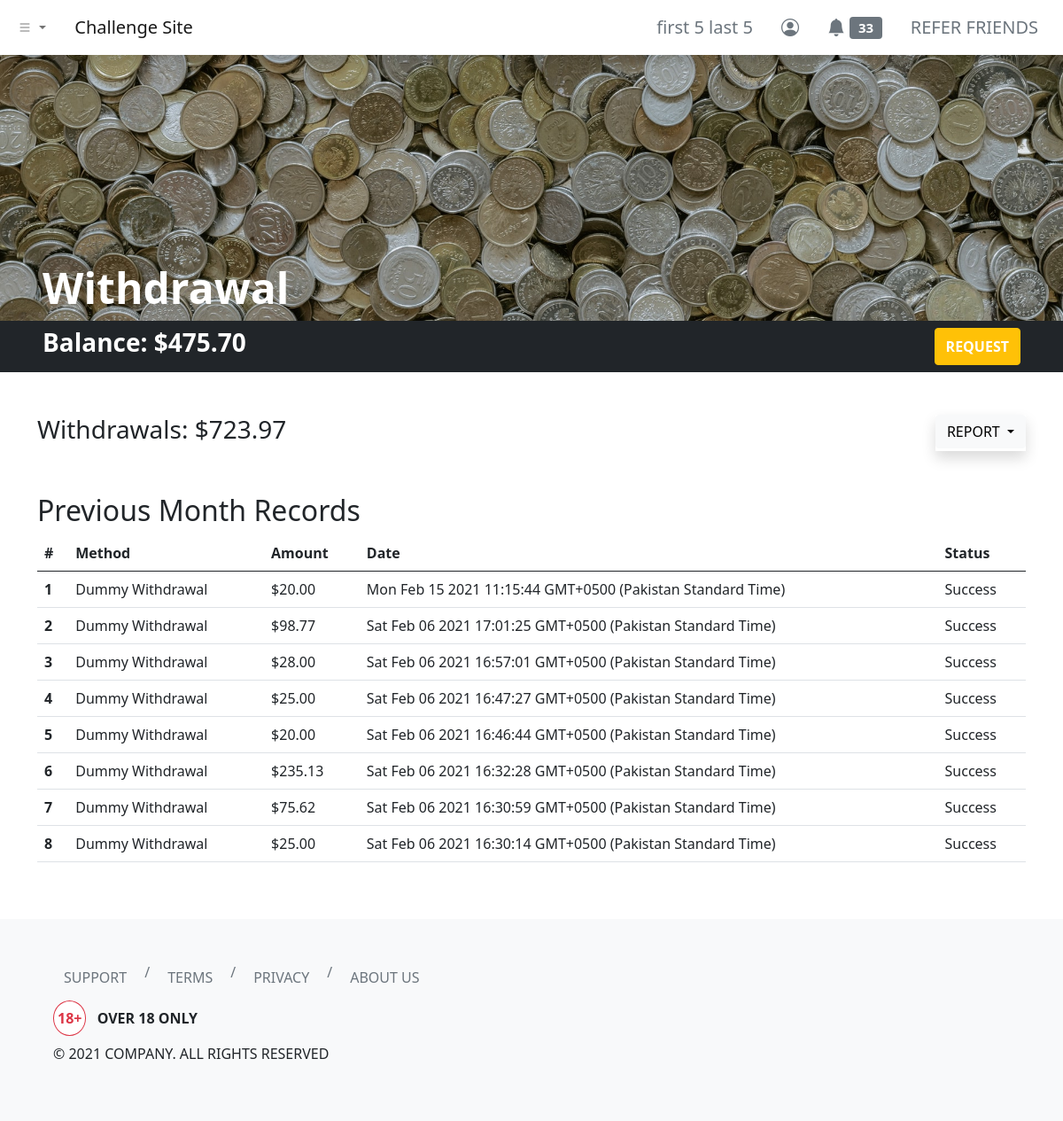
The page /dashboard/withdrawal/?report-filter=previous-month (signed in) on the database its author committed.
### tables this page shows
CREATE TABLE `users` (
  `id` int(11) NOT NULL,
  `username` varchar(255) NOT NULL,
  `first_name` varchar(255) NOT NULL,
  `last_name` varchar(255) NOT NULL,
  `email` varchar(255) NOT NULL,
  `user_password` varchar(255) NOT NULL,
  `balance` decimal(65,30) UNSIGNED NOT NULL DEFAULT 0.000000000000000000000000000000,
  `skill_points` int(11) NOT NULL
);

CREATE TABLE `withdrawal_log` (
  `withdrawal_id` int(11) NOT NULL,
  `withdrawal_by` int(11) NOT NULL,
  `method` varchar(255) NOT NULL,
  `amount` decimal(65,30) UNSIGNED NOT NULL,
  `withdrawal_status` varchar(255) NOT NULL,
  `client_date` varchar(255) NOT NULL,
  `server_timestamp` timestamp NOT NULL DEFAULT current_timestamp()
);

### php-apis/clean-input.php (called while the page is built)
<?php
function clean_input($data)
{
    $data = trim($data);
    $data = stripslashes($data);
    $data = htmlspecialchars($data);
    return $data;
}

### dashboard/withdrawal/index.php (the view, shortened to what this page needs)
<?php
include '../../header.php';
?>
<link rel="stylesheet" href="./index.css">
<div class="hero bg-dark d-flex align-items-end px-5">
    <h1 class="text-white display-5 fw-bold">Withdrawal</h1>
</div>
<div class="container-fluid bg-dark py-2 px-5">
    <div class="row">
        <div class="col d-flex justify-content-between">
            <h3 class="text-white fw-bold">Balance:
                <?php
                include_once '../../php-apis/db-config.php';
                include_once '../../php-apis/clean-input.php';
                $user_id = $_SESSION['id'];
                $sql3 = "SELECT * FROM users WHERE id=$user_id";
                $result3 = mysqli_query($conn, $sql3);
                if (mysqli_num_rows($result3) > 0) {
                    while ($row3 = mysqli_fetch_assoc($result3)) {
                        echo '$' . number_format($row3['balance'], 2, '.', '');
                    }
                } else {
                    header("Location: ../../php-apis/logout.php");
                    die();
                }
                ?>
            </h3>
            <button type="button" class="btn btn-warning text-uppercase text-white fw-bold" data-bs-toggle="modal" data-bs-target="#withdrawalModal">
                Request
            </button>
        </div>
    </div>
</div>
<div class="container my-5">
    <div class="row">
        <div class="col">
            <h3>Withdrawals:
                <?php
                $sql = "SELECT SUM(amount) AS withdrawalSum FROM withdrawal_log WHERE withdrawal_by = $user_id";
                $result = mysqli_query($conn, $sql);
                if (mysqli_num_rows($result) > 0) {
                    while ($row = mysqli_fetch_assoc($result)) {
                        echo '$' . number_format($row['withdrawalSum'], 2, '.', '');
                    }
                } else {
                    echo "$0.00";
                }
                ?>
            </h3>
        </div>
        <div class="col d-flex">
            <div class="dropdown shadow ms-auto">
                <button class="btn btn-light dropdown-toggle text-uppercase" type="button" data-bs-toggle="dropdown" aria-expanded="false">
                    Report
                </button>
            </div>
        </div>
    </div>
</div>
<div class="container my-5">
    <div class="row">
        <div class="col">
            <h2 class="text-capitalize"><?php echo (isset($_GET['report-filter']) && !empty($_GET['report-filter'])) ? (str_replace("-", " ", mysqli_real_escape_string($conn, clean_input($_GET['report-filter'])))) : ("All") ?> Records</h2>
            <table class="table">
                <thead>
                    <tr>
                        <th scope="col">#</th>
                        <th scope="col">Method</th>
                        <th scope="col">Amount</th>
                        <th scope="col">Date</th>
                        <th scope="col">Status</th>
                    </tr>
                </thead>
                <tbody>
                    <?php
                    if (isset($_GET['report-filter']) && !empty($_GET['report-filter'])) {
                        $reportFilter = mysqli_real_escape_string($conn, clean_input($_GET["report-filter"]));
                        switch ($reportFilter) {
                            case "previous-month":
                                $sql2 = "SELECT * FROM withdrawal_log WHERE YEAR(server_timestamp) = YEAR(CURRENT_DATE() - INTERVAL 1 MONTH) AND MONTH(server_timestamp) = MONTH(CURRENT_DATE() - INTERVAL 1 MONTH) AND withdrawal_by = $user_id ORDER BY server_timestamp DESC";
                                break;
                        }
                    } else {
                        $sql2 = "SELECT * FROM withdrawal_log WHERE withdrawal_by = $user_id ORDER BY server_timestamp DESC";
                    }
                    $result2 = mysqli_query($conn, $sql2);
                    if (mysqli_num_rows($result2) > 0) {
                        $count = 1;
                        while ($row2 = mysqli_fetch_assoc($result2)) {
                    ?>
                            <tr>
                                <th scope="row"><?php echo $count; ?></th>
                                <td><?php echo $row2['method']; ?></td>
                                <td><?php echo '$' . number_format($row2['amount'], 2, '.', ''); ?></td>
                                <td><?php echo $row2['client_date']; ?></td>
                                <td><?php echo $row2['withdrawal_status']; ?></td>
                            </tr>
                        <?php
                            $count++;
                        }
                    } else {
                        ?>
                        <tr>
                            <td colspan="4" class="text-center text-danger">No Records Found!</td>
                        </tr>
                    <?php } ?>
                </tbody>
            </table>
        </div>
    </div>
</div>
<?php
include '../../footer.php';
?>

### header.php (shortened to what this page needs)
<?php
function urlPrefix()
{
    if (basename(getcwd()) === basename(__DIR__)) {
        return './';
    } elseif (basename(dirname(getcwd())) === basename(__DIR__)) {
        return '../';
    } elseif (basename(dirname(dirname(getcwd()))) === basename(__DIR__)) {
        return '../../';
    } elseif (basename(dirname(dirname(dirname(getcwd())))) === basename(__DIR__)) {
        return '../../../';
    } else {
        return './';
    }
}
?>
<!DOCTYPE html>
<html lang="en">
<head>
    <link href="https://cdn.jsdelivr.net/npm/bootstrap@5.0.0-beta2/dist/css/bootstrap.min.css" rel="stylesheet">
    <link rel="stylesheet" href="https://cdn.jsdelivr.net/npm/bootstrap-icons@1.3.0/font/bootstrap-icons.css">
</head>
<body>
    <nav class="navbar navbar-expand-sm navbar-light bg-white shadow">
        <div class="container-fluid">
            <ul class="navbar-nav me-4">
                <li class="nav-item dropdown">
                    <a class="nav-link dropdown-toggle" href="#" id="navbarDropdownMenuLink" role="button" data-bs-toggle="dropdown" aria-expanded="false">
                        <i class="bi bi-list"></i>
                    </a>
                </li>
            </ul>
            <a class="navbar-brand" href="<?php echo urlPrefix(); ?>">Challenge Site</a>
            <div class="collapse navbar-collapse" id="navbarNavDropdown">
                <ul class="navbar-nav ms-auto">
                    <?php if (isset($_SESSION['id'])) { ?>
                        <li class="nav-item">
                            <a class="btn btn-lg btn-outline-secondary border-0" aria-current="page" href="<?php echo urlPrefix() . 'dashboard/profile/'; ?>">
                                <?php
                                include_once urlPrefix() . 'php-apis/db-config.php';
                                $user_id = $_SESSION['id'];
                                $sql = "SELECT * FROM users WHERE id=$user_id";
                                $result = mysqli_query($conn, $sql);
                                if (mysqli_num_rows($result) > 0) {
                                    while ($row = mysqli_fetch_assoc($result)) {
                                        echo $row['first_name'] . ' ' . $row['last_name'];
                                    }
                                } else {
                                    header("Location: " . urlPrefix() . "php-apis/logout.php");
                                    die();
                                }
                                ?>
                            </a>
                        </li>
                        <li class="nav-item">
                            <a class="btn btn-lg btn-outline-secondary border-0" aria-current="page" href="<?php echo urlPrefix() . 'dashboard/profile/'; ?>"><i class="bi bi-person-circle"></i></a>
                        </li>
                        <li class="nav-item">
                            <a class="btn btn-lg btn-outline-secondary border-0" aria-current="page" href="<?php echo urlPrefix() . 'dashboard/notifications/'; ?>">
                                <i class="bi bi-bell-fill"></i>
                                <span class="badge bg-secondary">
                                    <?php
                                    $sql2 = "SELECT COUNT(*) AS unread_notifs FROM notifications WHERE notif_for = $user_id AND notif_status = 'unread'";
                                    $result2 = mysqli_query($conn, $sql2);
                                    if (mysqli_num_rows($result2) > 0) {
                                        while ($row2 = mysqli_fetch_assoc($result2)) {
                                            echo $row2['unread_notifs'];
                                        }
                                    } else {
                                        echo "0";
                                    }
                                    ?>
                                </span>
                            </a>
                        </li>
                        <li class="nav-item">
                            <a class="btn btn-lg btn-outline-secondary border-0" aria-current="page" href="<?php echo urlPrefix() . 'dashboard/refer/'; ?>">REFER FRIENDS</a>
                        </li>
                    <?php } else { ?>
                        <li class="nav-item">
                            <a class="btn btn-lg btn-outline-secondary border-0" aria-current="page" href="<?php echo urlPrefix() . 'login/'; ?>">ENTER</a>
                        </li>
                    <?php } ?>
                </ul>
            </div>
        </div>
    </nav>

### dashboard/withdrawal/index.css (style rules this page uses)
.hero { background-image: url('../../images/pawel-czerwinski-PtHP1wFSSYI-unsplash.jpg'); background-position: bottom; background-repeat: no-repeat; background-size: cover; min-height: 300px; }

### rows shown on the page
users: first_name "first 5", last_name "last 5", balance "475.70"
withdrawal_log: method "Dummy Withdrawal", amount "20.00", client_date "Mon Feb 15 2021 11:15:44 GMT+0500 (Pakistan Standard Time)", withdrawal_status "Success"
withdrawal_log: method "Dummy Withdrawal", amount "98.77", client_date "Sat Feb 06 2021 17:01:25 GMT+0500 (Pakistan Standard Time)", withdrawal_status "Success"
withdrawal_log: method "Dummy Withdrawal", amount "28.00", client_date "Sat Feb 06 2021 16:57:01 GMT+0500 (Pakistan Standard Time)", withdrawal_status "Success"
withdrawal_log: method "Dummy Withdrawal", amount "25.00", client_date "Sat Feb 06 2021 16:47:27 GMT+0500 (Pakistan Standard Time)", withdrawal_status "Success"
withdrawal_log: method "Dummy Withdrawal", amount "20.00", client_date "Sat Feb 06 2021 16:46:44 GMT+0500 (Pakistan Standard Time)", withdrawal_status "Success"
withdrawal_log: method "Dummy Withdrawal", amount "235.13", client_date "Sat Feb 06 2021 16:32:28 GMT+0500 (Pakistan Standard Time)", withdrawal_status "Success"
withdrawal_log: method "Dummy Withdrawal", amount "75.62", client_date "Sat Feb 06 2021 16:30:59 GMT+0500 (Pakistan Standard Time)", withdrawal_status "Success"
withdrawal_log: method "Dummy Withdrawal", amount "25.00", client_date "Sat Feb 06 2021 16:30:14 GMT+0500 (Pakistan Standard Time)", withdrawal_status "Success"

### other values the page prints
$row2['unread_notifs'] "33"
$row['withdrawalSum'] "723.97"
